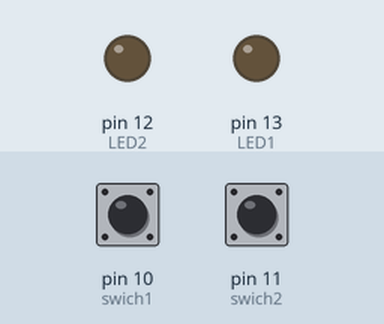
Bench run of a sketch on a simulated Arduino Uno, built with avr-gcc and run on an emulated ATmega328P. Shown: output pins drawn as LEDs (lit = HIGH). The test bench sets the inputs (shaded band); at power-on: pin 10 (swich1) HIGH, pin 11 (swich2) HIGH.

Above: at 1.2 s.
1.3 s: pin 10 (swich1) pulled LOW for 0.15 s
At 1.37 s:
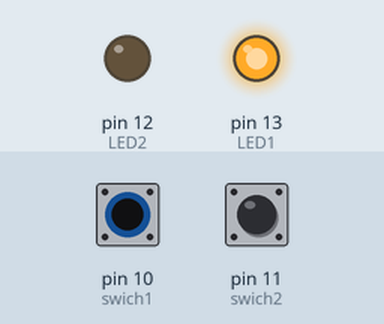
2.9 s: pin 11 (swich2) pulled LOW for 0.15 s
At 2.97 s:
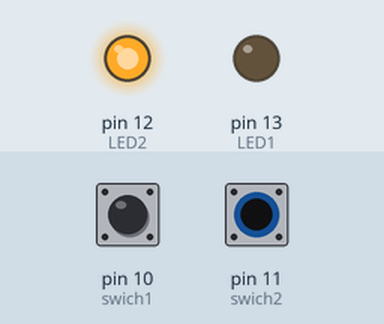
4.5 s: pin 11 (swich2) pulled LOW for 3.2 s
At 8.9 s:
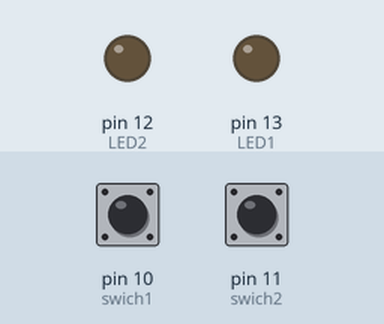
9.2 s: pin 10 (swich1) pulled LOW for 3.2 s
At 10.0 s:
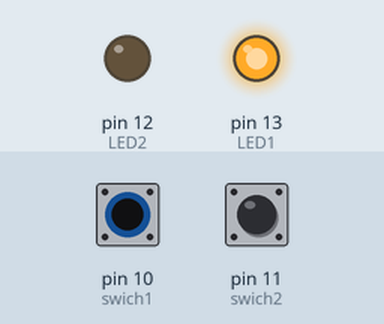
13.9 s: pin 10 (swich1) driven LOW and pin 11 (swich2) driven LOW
At 14.8 s:
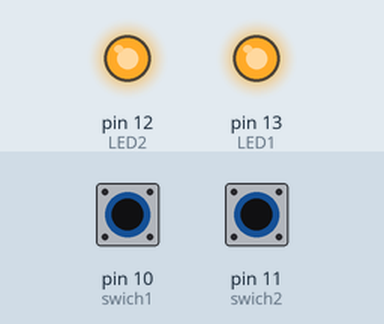
Timing chart, 0 to 16.4 s (numbered marks = the images above; inputs shaded):
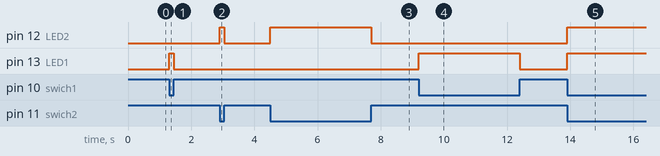

Measured:
- after the input at 1.3 s, pin 13 (LED1): LOW → HIGH at once, → LOW 0.15 s later
- after the input at 2.9 s, pin 12 (LED2): LOW → HIGH at once, → LOW 0.15 s later
- after the input at 4.5 s, pin 12 (LED2): LOW → HIGH at once, → LOW 3.2 s later
- after the input at 9.2 s, pin 13 (LED1): LOW → HIGH at once, → LOW 3.2 s later
- after the input at 13.9 s, pin 12 (LED2), pin 13 (LED1): LOW → HIGH at once

The sketch:

Module_V1.ino
```cpp
const int LED1=13;
const int LED2=12;
const int swich1=10;
const int swich2=11;
void setup() {
  // put your setup code here, to run once:
  pinMode(LED1,OUTPUT);
  pinMode(LED2,OUTPUT);
  pinMode(swich1,INPUT);
  pinMode(swich2,INPUT);
}

void loop() {
  // put your main code here, to run repeatedly:
  int state1;
  state1=digitalRead(swich1);
  int state2;
  state2=digitalRead(swich2);
  if(state1 == LOW){
    digitalWrite(LED1,HIGH);
  }else{
    digitalWrite(LED1,LOW);
  }
  if(state2 == LOW){
    digitalWrite(LED2,HIGH);
  }else{
    digitalWrite(LED2,LOW);
  }
}
```
